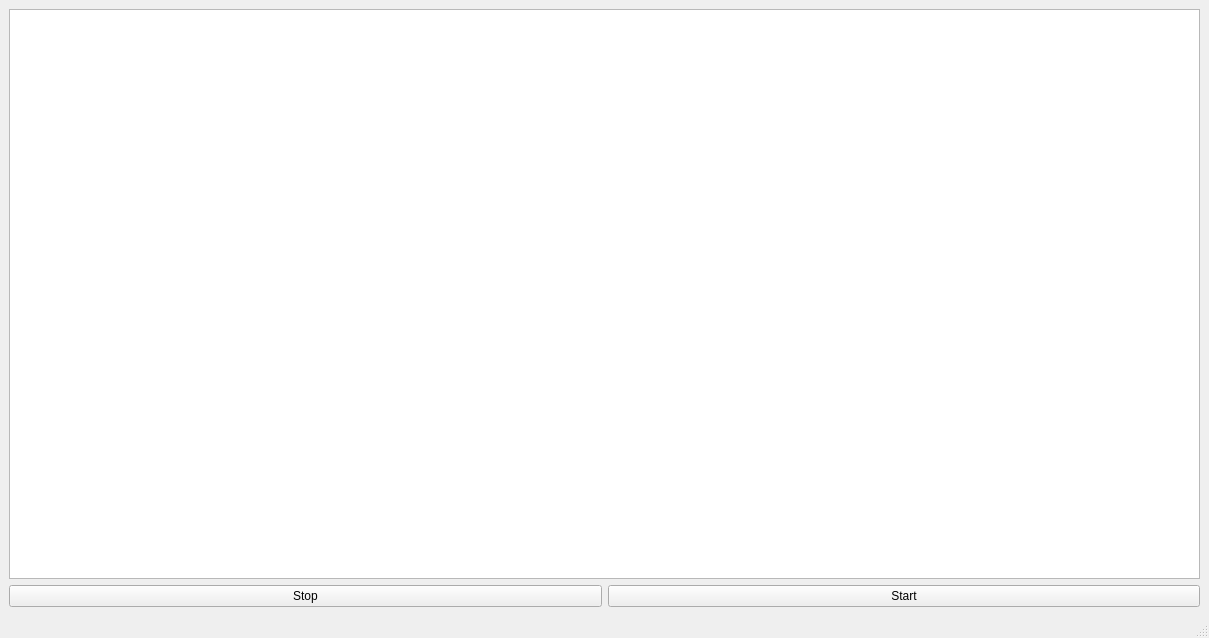
<?xml version="1.0" encoding="UTF-8"?>
<ui version="4.0">
 <class>Window</class>
 <widget class="QMainWindow" name="Window">
  <property name="geometry">
   <rect>
    <x>0</x>
    <y>0</y>
    <width>1209</width>
    <height>638</height>
   </rect>
  </property>
  <property name="sizePolicy">
   <sizepolicy hsizetype="Preferred" vsizetype="Preferred">
    <horstretch>0</horstretch>
    <verstretch>0</verstretch>
   </sizepolicy>
  </property>
  <property name="windowTitle">
   <string>Window</string>
  </property>
  <widget class="QWidget" name="centralwidget">
   <layout class="QGridLayout" name="gridLayout">
    <item row="0" column="0" colspan="2">
     <widget class="QChartView" name="graphicsView">
      <property name="sizePolicy">
       <sizepolicy hsizetype="Expanding" vsizetype="Expanding">
        <horstretch>0</horstretch>
        <verstretch>0</verstretch>
       </sizepolicy>
      </property>
      <property name="sizeAdjustPolicy">
       <enum>QAbstractScrollArea::AdjustIgnored</enum>
      </property>
      <property name="dragMode">
       <enum>QGraphicsView::NoDrag</enum>
      </property>
      <property name="viewportUpdateMode">
       <enum>QGraphicsView::MinimalViewportUpdate</enum>
      </property>
     </widget>
    </item>
    <item row="1" column="0">
     <widget class="QPushButton" name="stopButton">
      <property name="text">
       <string>Stop</string>
      </property>
     </widget>
    </item>
    <item row="1" column="1">
     <widget class="QPushButton" name="runButton">
      <property name="sizePolicy">
       <sizepolicy hsizetype="Minimum" vsizetype="Fixed">
        <horstretch>0</horstretch>
        <verstretch>0</verstretch>
       </sizepolicy>
      </property>
      <property name="text">
       <string>Start</string>
      </property>
     </widget>
    </item>
   </layout>
  </widget>
  <widget class="QMenuBar" name="menubar">
   <property name="geometry">
    <rect>
     <x>0</x>
     <y>0</y>
     <width>1209</width>
     <height>21</height>
    </rect>
   </property>
  </widget>
  <widget class="QStatusBar" name="statusbar"/>
 </widget>
 <customwidgets>
  <customwidget>
   <class>QChartView</class>
   <extends>QGraphicsView</extends>
   <header>QtCharts</header>
  </customwidget>
 </customwidgets>
 <resources/>
 <connections/>
</ui>
